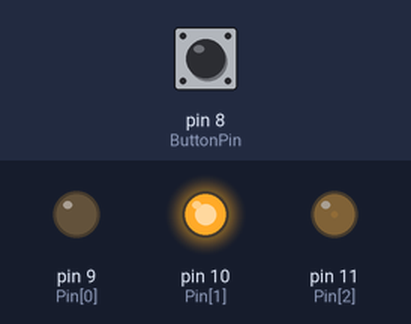
Simulated run of this sketch. Board: Arduino Uno, built with avr-gcc and run on an emulated ATmega328P. Shown: output pins drawn as LEDs (lit = HIGH). The inputs (shaded band) are chosen by the test bench; at power-on: pin 8 (ButtonPin) HIGH.

Above: at 1.2 s.
1.3 s: pin 8 (ButtonPin) pulled LOW for 0.15 s
At 1.8 s:
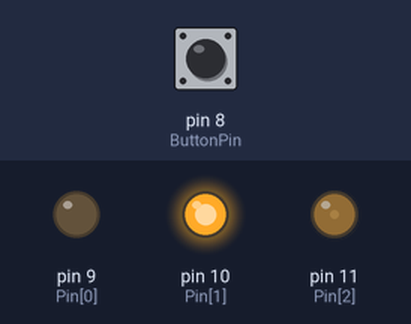
2.9 s: pin 8 (ButtonPin) pulled LOW for 1 s
At 4.3 s:
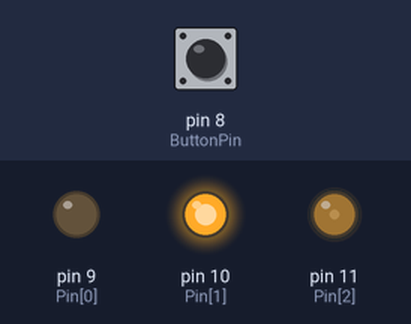
5.4 s: pin 8 (ButtonPin) pulled LOW for 0.15 s
At 6.2 s:
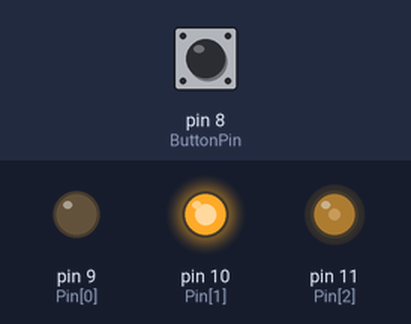
7.0 s: pin 8 (ButtonPin) pulsed LOW 5 times (0.12 s each, 0.3 s apart)
At 9.5 s:
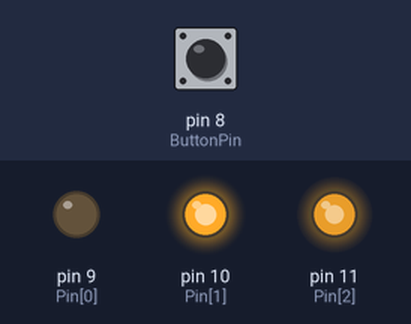
10.0 s: pin 8 (ButtonPin) pulsed LOW 2 times (0.12 s each, 0.3 s apart)
At 11.1 s:
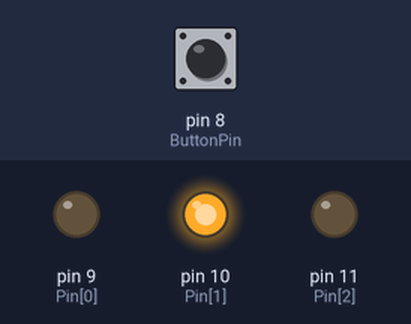
12.1 s: pin 8 (ButtonPin) pulled LOW for 3.2 s
At 12.5 s:
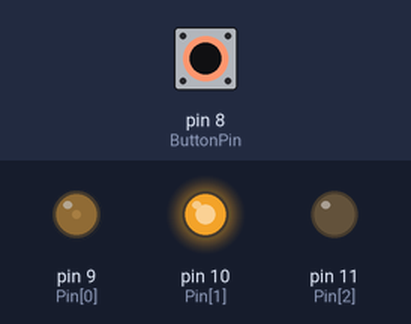
Timing chart, 0 to 15.1 s (numbered marks = the images above; inputs shaded):
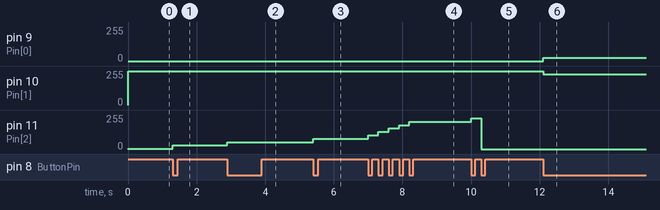

The sketch:

10.16.ino
```cpp
int Pin[3] = {9, 10, 11}; //R:9,G:10,B:11
int ButtonPin = 8;
int Mood = 0;
int NaturalMood = 10;
bool Press = 0;

void setup() {
  for(int i=0;i<3;i++){
    pinMode(Pin[i], OUTPUT);
  }
  pinMode(ButtonPin, INPUT);
  Serial.begin(9600);
}

void loop() {

  float Brightness = 255 / 10.0;
  if(Mood % 21 <= NaturalMood){
    analogWrite(9 , 0);
    analogWrite(10 , 255 - Brightness * (Mood % 21 - NaturalMood));
    analogWrite(11 , Brightness * (Mood % 21 - NaturalMood));
  }
  else
  {
    analogWrite(9 , Brightness * (Mood % 21 - NaturalMood));
    analogWrite(10 , 255 - Brightness * (Mood % 21 - NaturalMood));
    analogWrite(11 , 0);
  }

  if(!digitalRead(ButtonPin) && !Press){
    Press = 1;
    Mood++;
  }
  else if(digitalRead(ButtonPin) && Press)
  {
    Press = 0;
  }
}
```

Measured:
- after the input at 1.3 s, pin 11 (Pin[2]): 1/255 → 27/255 at once
- after the input at 2.9 s, pin 11 (Pin[2]): 27/255 → 52/255 at once
- after the input at 5.4 s, pin 11 (Pin[2]): 52/255 → 78/255 at once
- after the input at 7.0 s, pin 11 (Pin[2]): moves from 78/255 to 205/255 over 1.2 s, starting at once
- after the input at 10.0 s, pin 11 (Pin[2]): 205/255 → 231/255 at once, → 0/255 0.30 s later
- after the input at 12.1 s, pin 9 (Pin[0]): 0/255 → 25/255 at once; pin 10 (Pin[1]): 255/255 → 229/255 at once
